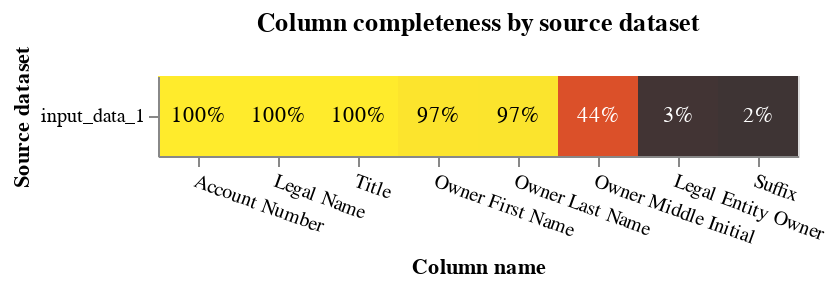

Notebook code cell kept with this figure:
### Code cell
from splink.exploratory import completeness_chart
from splink import DuckDBAPI
db_api = DuckDBAPI()
completeness_chart(owners, db_api=db_api)

### Figure 1 — Vega-Lite specification as saved in the notebook (floating-point values rounded to 4 significant figures)
{"config": {"view": {"continuousWidth": 400, "continuousHeight": 300}}, "layer": [{"mark": "rect", "encoding": {"color": {"field": "completeness", "legend": null, "scale": {"scheme": "darkred", "zero": true}, "type": "quantitative"}, "tooltip": [{"field": "source_dataset", "title": "Source dataset", "type": "nominal"}, {"field": "total_rows_inc_nulls", "format": ",", "title": "# of records", "type": "quantitative"}, {"field": "column_name", "title": "Column name", "type": "nominal"}, {"field": "total_null_rows", "format": ",", "title": "# of nulls", "type": "quantitative"}, {"field": "completeness", "format": ".1%", "type": "quantitative"}], "x": {"axis": {"labelAngle": 20}, "field": "column_name", "sort": {"field": "mean_comp", "order": "descending"}, "title": "Column name", "type": "nominal"}, "y": {"field": "source_dataset", "title": "Source dataset", "type": "nominal"}}, "title": "Column completeness by source dataset", "transform": [{"joinaggregate": [{"op": "mean", "field": "completeness", "as": "mean_comp"}], "groupby": ["column_name"]}]}, {"mark": {"type": "text"}, "encoding": {"color": {"condition": {"test": "datum['completeness'] < 0.5", "value": "white"}, "value": "black"}, "text": {"field": "completeness", "format": ".0%", "type": "quantitative"}, "x": {"axis": {"labelAngle": 0}, "field": "column_name", "sort": {"field": "mean_comp", "order": "descending"}, "type": "nominal"}, "y": {"field": "source_dataset", "type": "nominal"}}, "transform": [{"joinaggregate": [{"op": "mean", "field": "completeness", "as": "mean_comp"}], "groupby": ["column_name"]}]}], "data": {"name": "data-7bbfeb51aa3787414fa0ad605debf2c9"}, "height": {"step": 40}, "width": {"step": 40}, "$schema": "https://vega.github.io/schema/vega-lite/v5.9.3.json", "datasets": {"data-7bbfeb51aa3787414fa0ad605debf2c9": [{"source_dataset": "input_data_1", "column_name": "Account Number", "total_null_rows": 0, "total_rows_inc_nulls": 312114, "completeness": 1.0}, {"source_dataset": "input_data_1", "column_name": "Legal Name", "total_null_rows": 0, "total_rows_inc_nulls": 312114, "completeness": 1.0}, {"source_dataset": "input_data_1", "column_name": "Owner First Name", "total_null_rows": 8902, "total_rows_inc_nulls": 312114, "completeness": 0.9715}, {"source_dataset": "input_data_1", "column_name": "Owner Middle Initial", "total_null_rows": 173844, "total_rows_inc_nulls": 312114, "completeness": 0.443}, {"source_dataset": "input_data_1", "column_name": "Owner Last Name", "total_null_rows": 9112, "total_rows_inc_nulls": 312114, "completeness": 0.9708}, {"source_dataset": "input_data_1", "column_name": "Suffix", "total_null_rows": 305564, "total_rows_inc_nulls": 312114, "completeness": 0.02099}, {"source_dataset": "input_data_1", "column_name": "Legal Entity Owner", "total_null_rows": 302932, "total_rows_inc_nulls": 312114, "completeness": 0.02942}, {"source_dataset": "input_data_1", "column_name": "Title", "total_null_rows": 36, "total_rows_inc_nulls": 312114, "completeness": 0.9999}]}}
